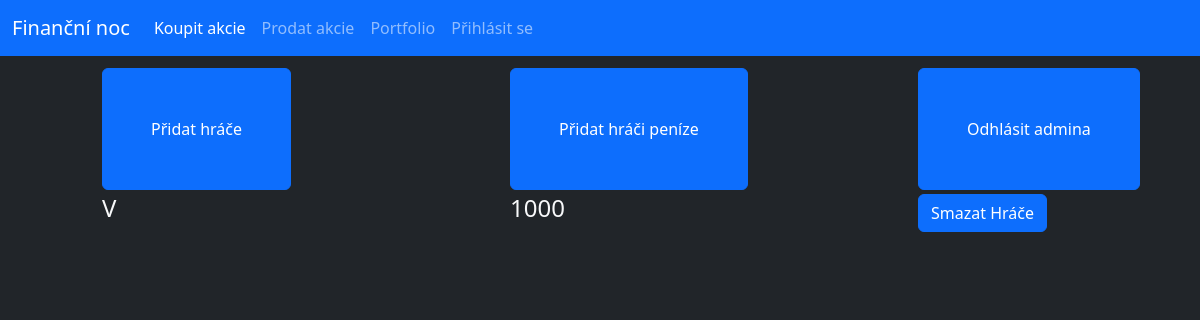
Before: /admin (signed in) with the older database file.
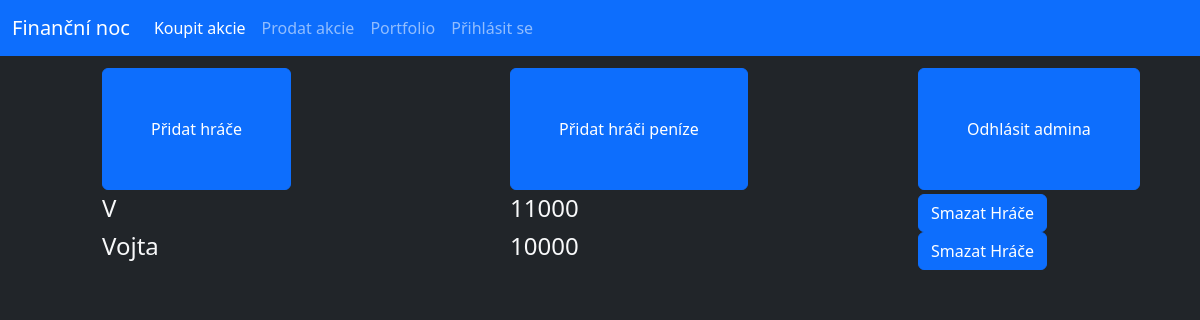
After: the same page with the newer database file.
### database.py (models this page shows, shortened)
class User(db.Model):
    _id = db.Column("id", db.Integer, primary_key=True)
    name = db.Column(db.String(40))
    money = db.Column(db.Integer)
    password = db.Column(db.String(70))

### router.py (the view)
@app.route("/admin")
def admin():
    if "adminLogin" in session:
        users = User.query.all()
        return render_template("admin.html", users=users)
    else:
        return redirect(url_for("adminLogin"))

### Templates/admin.html (shortened to what this page needs)
{% extends "main.html" %}
{% block content %}
    <div class="row px-3 py-1"></div>
    <div class="row py-1">
        <div class="col offset-1">
            <form action="/admin/addUser" method="GET">
                <button class="btn btn-primary py-5 px-5">Přidat hráče</button>
            </form>
        </div>
        <div class="col offset-1">
            <form action="/admin/addMoney" method="GET">
                <button class="btn btn-primary py-5 px-5">Přidat hráči peníze</button>
            </form>
        </div>
        <div class="col offset-1">
            <form action="/admin/logout" method="GET">
                <button class="btn btn-primary py-5 px-5">Odhlásit admina</button>
            </form>
        </div>
    </div>
    {% for usr in users %}
        <form method="POST" action="/del/{{usr._id}}">
            <div class="row">
                <div class="col offset-1 --bs-border-color-translucent"><h4 class="text-light">{{usr.name}}</h4></div>
                <div class="col offset-1 --bs-border-color-translucent"><h4 class="text-light">{{usr.money}}</h4></div>
                <div class="col offset-1">
                    <button type="submit" class="btn btn-primary">Smazat Hráče</button>
                </div>
            </div>
        </form>
    {% endfor %}
{% endblock%}

Changed rows visible on the page:
changed User (number 1 of 2 on the later page): money "1000" → "11000"
added User: name "Vojta", money "10000"
